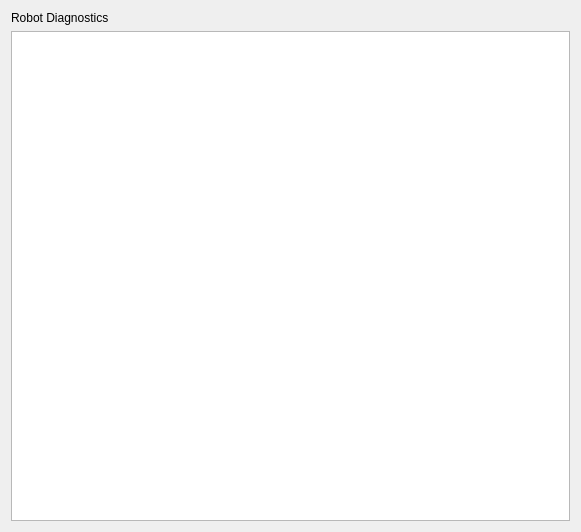
<?xml version="1.0" encoding="UTF-8"?>
<ui version="4.0">
 <class>DiagnosticsPanel</class>
 <widget class="QWidget" name="DiagnosticsPanel">
  <property name="geometry">
   <rect>
    <x>0</x>
    <y>0</y>
    <width>581</width>
    <height>532</height>
   </rect>
  </property>
  <property name="windowTitle">
   <string>Form</string>
  </property>
  <layout class="QVBoxLayout" name="verticalLayout">
   <item>
    <widget class="QLabel" name="label_2">
     <property name="text">
      <string>Robot Diagnostics</string>
     </property>
    </widget>
   </item>
   <item>
    <widget class="QTreeView" name="diagStackView">
     <property name="alternatingRowColors">
      <bool>true</bool>
     </property>
     <property name="rootIsDecorated">
      <bool>true</bool>
     </property>
     <property name="sortingEnabled">
      <bool>false</bool>
     </property>
    </widget>
   </item>
  </layout>
 </widget>
 <resources/>
 <connections/>
</ui>
